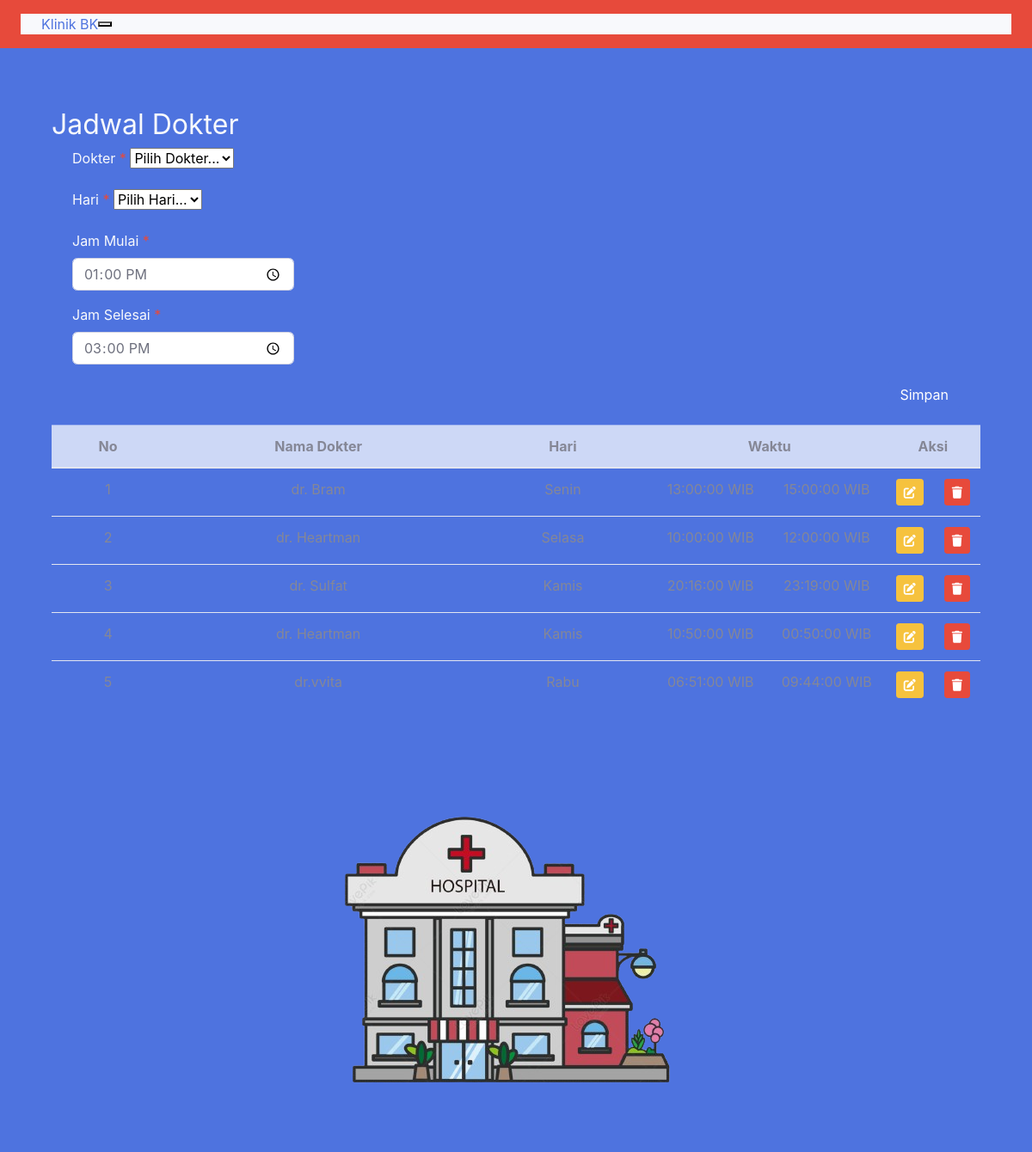
Page /index.php?page=jadwalDokter&id=1 (signed in) on the committed database.
### tables this page shows
CREATE TABLE `jadwal_periksa` (
  `id` int(10) UNSIGNED NOT NULL,
  `id_dokter` int(10) UNSIGNED NOT NULL,
  `hari` enum('Senin','Selasa','Rabu','Kamis','Jumat','Sabtu') NOT NULL,
  `jam_mulai` time NOT NULL,
  `jam_selesai` time NOT NULL
);

CREATE TABLE `dokter` (
  `id` int(10) UNSIGNED NOT NULL,
  `nama` varchar(255) NOT NULL,
  `alamat` varchar(255) NOT NULL,
  `no_hp` varchar(50) NOT NULL,
  `id_poli` int(10) UNSIGNED NOT NULL,
  `nip` int(11) NOT NULL,
  `password` varchar(255) NOT NULL
);

### jadwalDokter.php (the view, shortened to what this page needs)
<main id="jadwaldokter-page">
    <div class="container" style="margin-top: 5.5rem;">
        <div class="row">
            <h2 class="ps-0">Jadwal Dokter</h2>
            <div class="container">
                <form action="" method="POST" onsubmit="return(validate());">
                    <?php
                    $jam_mulai = '';
                    $jam_selesai = '';
                    if (isset($_GET['id'])) {
                        $get = mysqli_query($mysqli, "SELECT * FROM jadwal_periksa
                                WHERE id='" . $_GET['id'] . "'");
                        while ($row = mysqli_fetch_array($get)) {
                            $jam_mulai = $row['jam_mulai'];
                            $jam_selesai = $row['jam_selesai'];
                        }
                    ?>
                    <?php
                    }
                    ?>
                    <div class="dropdown mb-3 w-25">
                        <label for="id_dokter">Dokter <span class="text-danger">*</span></label>
                        <select class="form-select" name="id_dokter" aria-label="id_dokter">
                            <option value="" selected>Pilih Dokter...</option>
                        </select>
                    </div>
                    <div class="dropdown mb-3 w-25">
                        <label for="hari">Hari <span class="text-danger">*</span></label>
                        <select class="form-select" name="hari" aria-label="hari">
                            <option value="" selected>Pilih Hari...</option>
                        </select>
                    </div>
                    <div class="mb-3 w-25">
                        <label for="jam_mulai">Jam Mulai <span class="text-danger">*</span></label>
                        <input type="time" name="jam_mulai" class="form-control" required value="<?php echo $jam_mulai ?>">
                    </div>
                    <div class="mb-3 w-25">
                        <label for="jam_selesai">Jam Selesai <span class="text-danger">*</span></label>
                        <input type="time" name="jam_selesai" class="form-control" required value="<?php echo $jam_selesai ?>">
                    </div>
                    <div class="d-flex justify-content-end mt-2">
                        <button type="submit" name="simpanData" class="btn btn-primary">Simpan</button>
                    </div>
                </form>
            </div>
            <div class="table-responsive mt-3 px-0">
                <table class="table text-center">
                    <thead class="table-primary">
                        <tr>
                            <th valign="middle">No</th>
                            <th valign="middle">Nama Dokter</th>
                            <th valign="middle">Hari</th>
                            <th valign="middle" style="width: 25%;" colspan="2">Waktu</th>
                            <th valign="middle" style="width: 0.5%;" colspan="2">Aksi</th>
                        </tr>
                    </thead>
                    <tbody>
                        <?php
                            $result = mysqli_query($mysqli, "SELECT dokter.nama, jadwal_periksa.id, jadwal_periksa.hari, jadwal_periksa.jam_mulai, jadwal_periksa.jam_selesai FROM dokter JOIN jadwal_periksa ON dokter.id = jadwal_periksa.id_dokter");
                            $no = 1;
                            while ($data = mysqli_fetch_array($result)) :
                            ?>
                                <tr>
                                    <td><?php echo $no++ ?></td>
                                    <td><?php echo $data['nama'] ?></td>
                                    <td><?php echo $data['hari'] ?></td>
                                    <td><?php echo $data['jam_mulai'] ?> WIB</td>
                                    <td><?php echo $data['jam_selesai'] ?> WIB</td>
                                    <td>
                                        <a class="btn btn-sm btn-warning text-white" href="index.php?page=jadwalDokter&id=<?php echo $data['id'] ?>">
                                            <i class="fa-solid fa-pen-to-square"></i>
                                        </a>
                                    </td>
                                    <td>
                                        <a href="index.php?page=jadwalDokter&id=<?php echo $data['id'] ?>&aksi=hapus" class="btn btn-sm btn-danger text-white">
                                            <i class="fa-solid fa-trash"></i>
                                        </a>
                                    </td>
                                </tr>
                        <?php endwhile; ?>
                    </tbody>
                </table>
            </div>
        </div>
    </div>
</main>

### rows in the picture
jadwal_periksa: jam_mulai "13:00:00", jam_selesai "15:00:00", id_dokter.nama "dr. Bram", hari "Senin"
jadwal_periksa: id_dokter.nama "dr. Heartman", hari "Selasa", jam_mulai "10:00:00", jam_selesai "12:00:00"
jadwal_periksa: id_dokter.nama "dr. Sulfat", hari "Kamis", jam_mulai "20:16:00", jam_selesai "23:19:00"
jadwal_periksa: id_dokter.nama "dr. Heartman", hari "Kamis", jam_mulai "10:50:00", jam_selesai "00:50:00"
jadwal_periksa: id_dokter.nama "dr.vvita", hari "Rabu", jam_mulai "06:51:00", jam_selesai "09:44:00"
